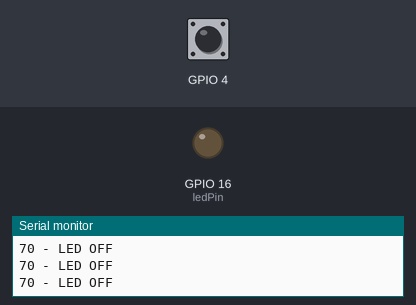
Bench run of a sketch on a simulated ESP32. Shown: output pins drawn as LEDs (lit = HIGH), the last lines printed to the serial monitor. The test bench sets the inputs (shaded band); at power-on: GPIO 4 HIGH.

Above: at 2.2 s.
2.3 s: GPIO 4 pulled LOW for 0.6 s
At 2.9 s:
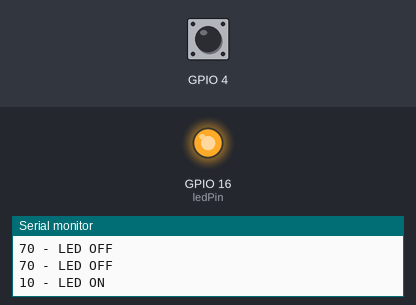
4.5 s: GPIO 4 pulled LOW for 3.2 s
At 8.7 s:
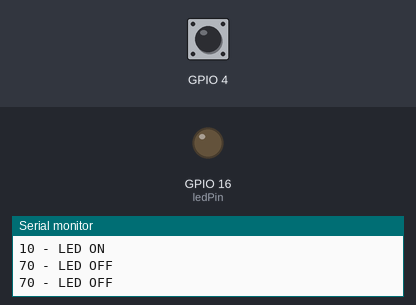
Timing chart, 0 to 10.2 s (numbered marks = the images above; inputs shaded):
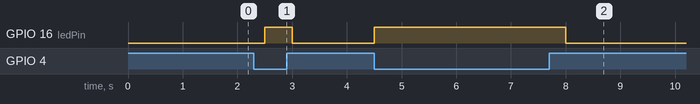

Measured:
- after the input at 2.3 s, GPIO 16 (ledPin): LOW → HIGH after 0.20 s, → LOW 0.50 s later
- after the input at 4.5 s, GPIO 16 (ledPin): LOW → HIGH at once, → LOW 3.5 s later

The sketch:

A._Capacitive_Touch_Tugas1.ino
```cpp
const int ledPin = 16;
int touchValue;

void setup(){
  Serial.begin(115200);
  delay(1000);
  pinMode (ledPin, OUTPUT);
}

void loop(){
  touchValue = touchRead(4);
  Serial.print(touchValue);

  if(touchValue < 20){
    digitalWrite(ledPin, HIGH);
    Serial.println(" - LED ON");
  }
  else{
    digitalWrite(ledPin, LOW);
    Serial.println(" - LED OFF");
  }
  delay(500);
}
```
